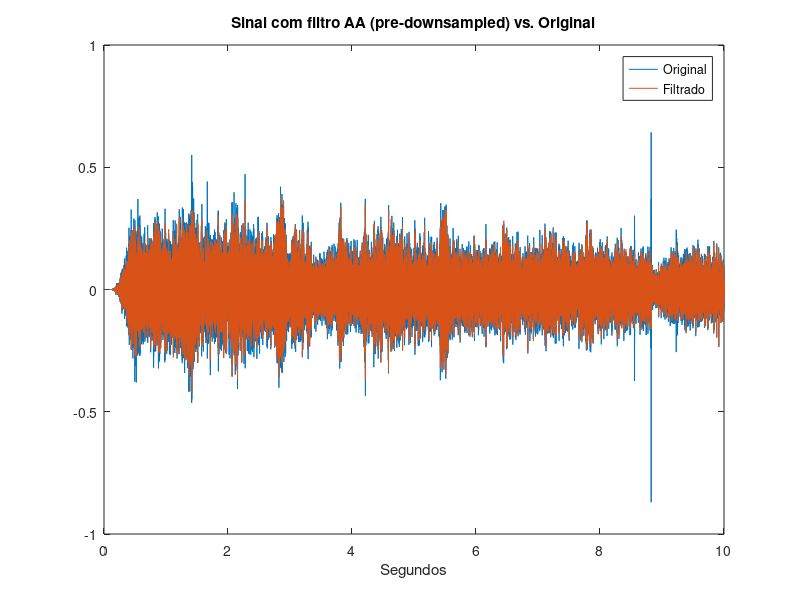
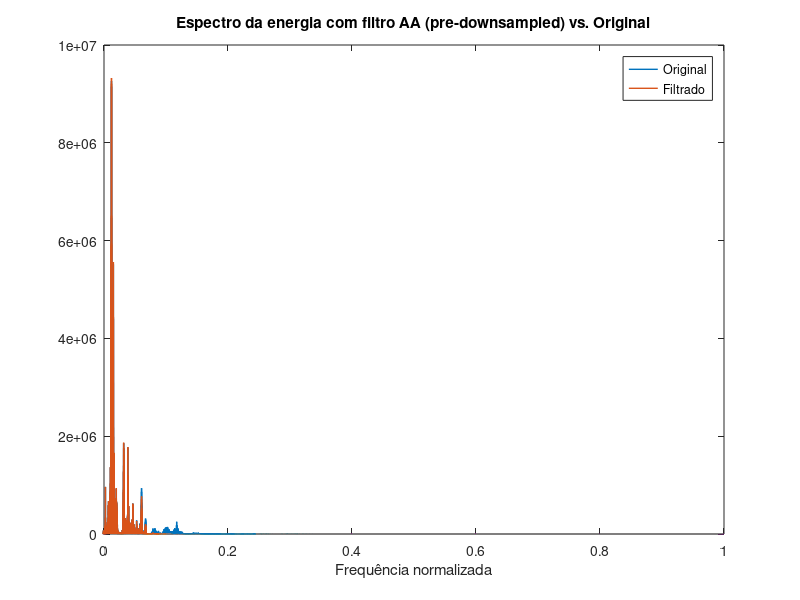
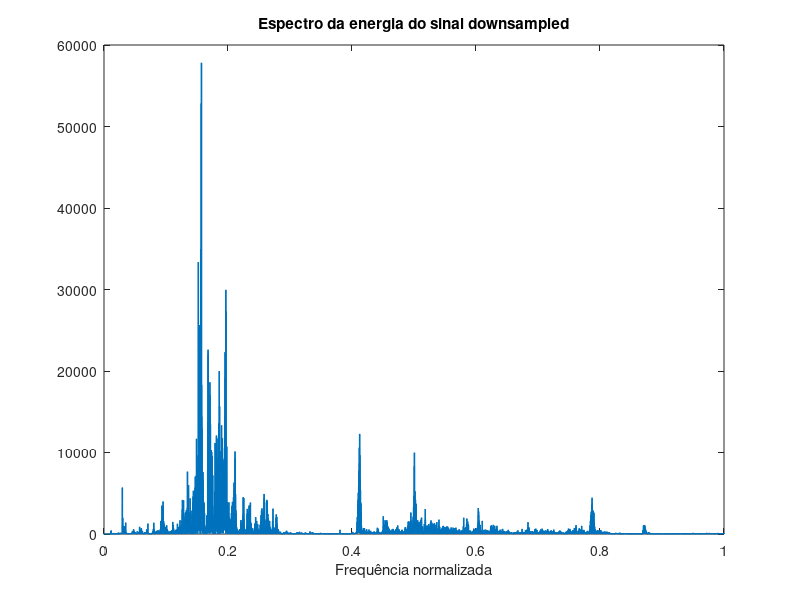
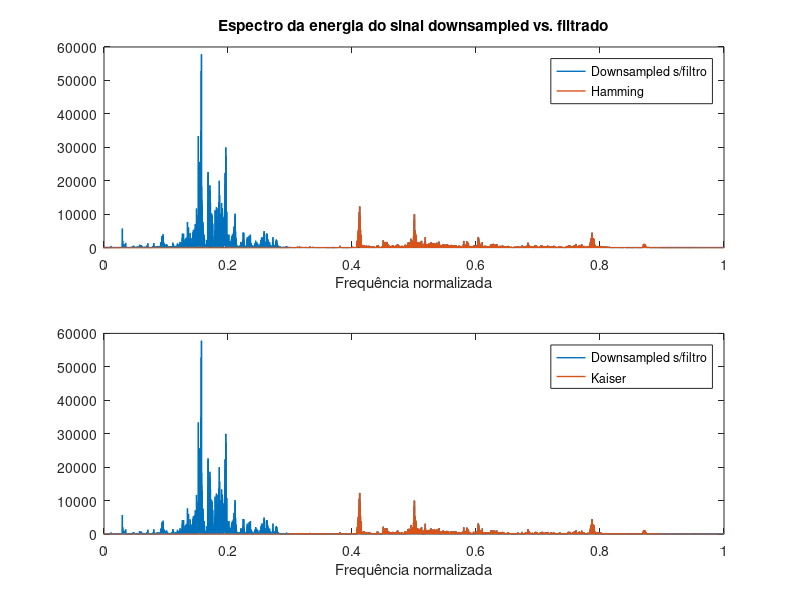

Recreate these plots in MATLAB, in order.
%% PROJETO FINAL - PROCESSAMENTO DE SINAIS - PROF. THIAGO MARTINI

% % ALINE URNA
% % BRUNA SALGADO
% % FELIPE HATANO

% % a) Filtragem por filtro FIR low-pass (wc ~ 1633Hz) e Downsampling
close all
clear all

load('dados_02.mat');
sinal_final = sinal_final';

fs = 44100; % Frequência de amostragem dada pelo enunciado
ttotal = numel(sinal_final)/fs; % Tamanho da gravação em segundos
t = 1/fs:1/fs:ttotal;
figure(1);
plot(t,sinal_final);
hold on;

% % Espectro da energia
sigfft = fftshift(fft(sinal_final));
freqnorm = linspace(-1,1,numel(sigfft));
figure(2);
plot(freqnorm,2*(abs(sigfft).^2),'LineWidth',1.0); % Espectro de energia
hold on;

% % Filtro FIR para frequência normalizada (wc 1633Hz ~ wcn 0.08)
filtroAA = fir1(100,0.08,'low'); % Janelamento Hamming
sinal_comAA = conv(sinal_final,filtroAA,'same');
figure(1);
plot(t,sinal_comAA);
title('Sinal com filtro AA (pre-downsampled) vs. Original');
xlabel('Segundos');
legend('Original','Filtrado');

sinal_comAAfft = fftshift(fft(sinal_comAA));
figure(2);
plot(freqnorm,2*(abs(sinal_comAAfft).^2),'LineWidth',1.0);
xlim([0 1]);
title('Espectro da energia com filtro AA (pre-downsampled) vs. Original');
xlabel('Frequência normalizada');
legend('Original','Filtrado');

% % Lembrando que o filtro FIR possui fase linear, i.e., causa um atraso
% % de grupo no sinal.

% % Downsampling
fatorDS = floor(fs/(2*1633));
sinalDS = downsample(sinal_comAA,fatorDS);
fsDS = fs/fatorDS;
tDS = (0:1/fsDS:ttotal);
sinalDSfft = fftshift(fft(sinalDS));
freqnormDS = linspace(-1,1,numel(sinalDSfft));
figure(3);
plot(freqnormDS,2*(abs(sinalDSfft).^2),'LineWidth',1.0);
title('Espectro da energia do sinal downsampled');
xlim([0 1]);
xlabel('Frequência normalizada');

%% b) Projetando FIR para remover frequências indesejadas

% % A sinalização DTMF (Dual-Tone Multi-Frequency) produz sons em
% % frequências entre 697Hz e 1633Hz, ou seja, um janelamento entre essas
% % frequências é um método eficiente para remover a maior parte das
% % frequências indesejadas.
% % Em range normalizado, 697Hz corresponde a 697/(fsdown/2) = 0.1027. 
% % Da mesma forma, 1633Hz corresponde a aproximadamente 0.9628.
% % Para realizar uma atenuação de 99.999% das frequências indesejadas, é
% % necessário ajustar a frequência de corte para os filtros projetados tal
% % que o decaimento seja 20log(0.00001) = -120dB.

wn = [0.3 0.9];

% Hamming
filtroHamming = fir1(1000,wn,hamming(1001));
sigHamming = conv(sinalDS,filtroHamming,'same');
sigHammingfft = fftshift(fft(sigHamming));
figure(4);
subplot(2,1,1);
plot(freqnormDS,2*(abs(sinalDSfft).^2),'LineWidth',1.0);
title('Espectro da energia do sinal downsampled vs. filtrado');
hold on;
plot(freqnormDS,2*(abs(sigHammingfft).^2),'LineWidth',1.0);
xlim([0 1]);
xlabel('Frequência normalizada');
legend('Downsampled s/filtro','Hamming');
% freqz(filtroHamming);
% plot(tDS,sigHamming);

% Kaiser
filtroKaiser = fir1(1000,wn,kaiser(1001,4));
sigKaiser = conv(sinalDS,filtroKaiser,'same');
sigKaiserfft = fftshift(fft(sigKaiser));
figure(4);
subplot(2,1,2);
plot(freqnormDS,2*(abs(sinalDSfft).^2),'LineWidth',1.0);
hold on;
plot(freqnormDS,2*(abs(sigKaiserfft).^2),'LineWidth',1.0);
xlim([0 1]);
xlabel('Frequência normalizada');
legend('Downsampled s/filtro','Kaiser');
% freqz(filtroKaiser);
% plot(tDS,sigKaiser);
